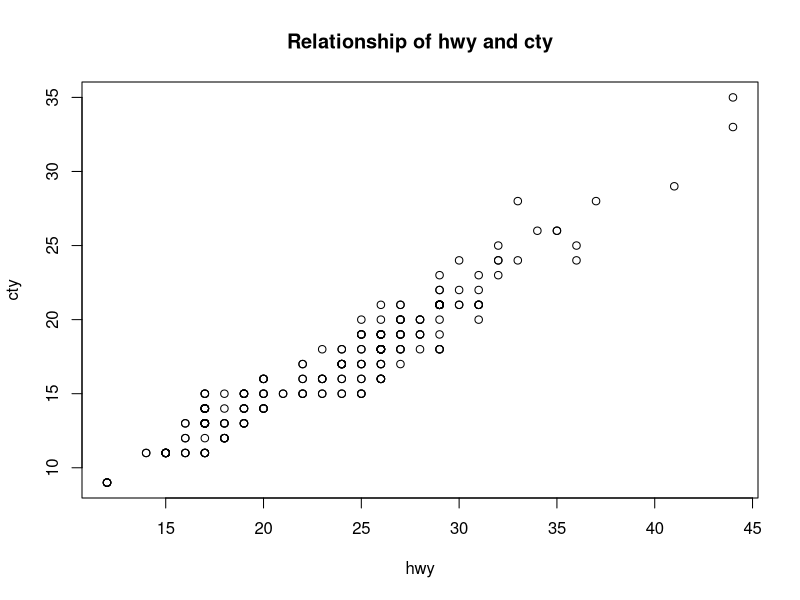
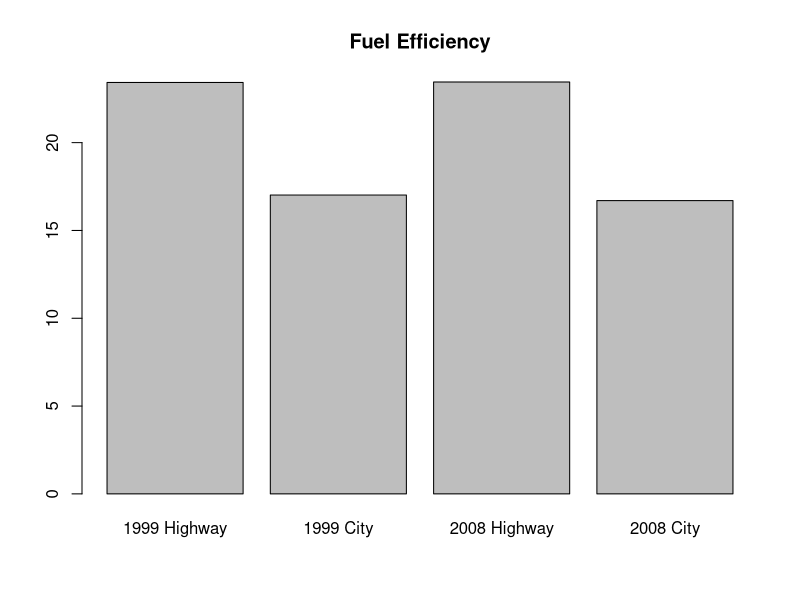
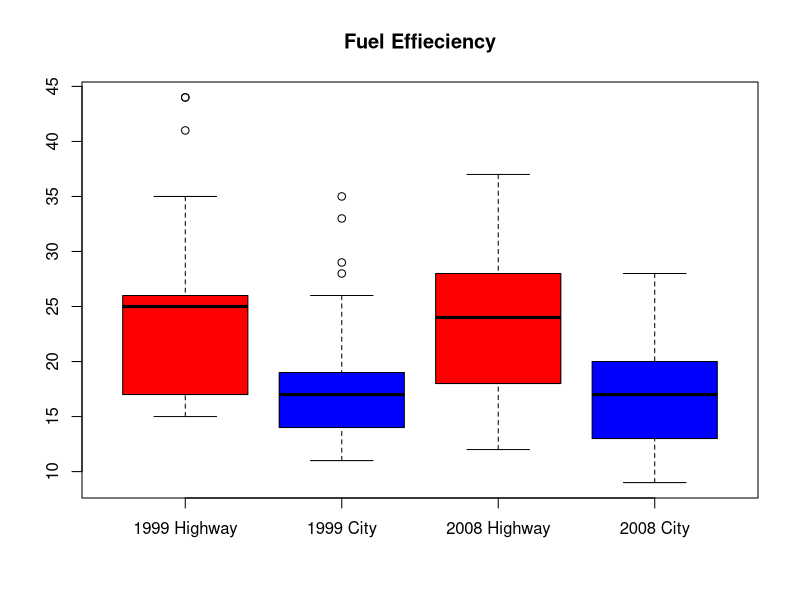

Generate these figures, in order, with R:
## ---- chunk 1
knitr::opts_chunk$set(echo = TRUE)
## ---- chunk 2
a0 <- 1
a0
## ---- chunk 3
cel <- c(-4.4, -9.4)
cel
## ---- chunk 4
vec200 <- rep(c(3,1), length.out=200)
vec200
## ---- chunk 5
numPerfect <- floor(sqrt(2001))
numPerfect
## ---- chunk 6
library(ggplot2)
str(mpg)
## ---- chunk 7

highway <- mpg$hwy
names(highway) <- mpg$model
top <- sort(highway, decreasing=T)[1:3]
top

top3 <- subset(mpg, hwy == 44 | hwy == 41)
top3

## ---- chunk 8

table(mpg$class== 'compact')

summary(mpg[mpg$class == 'compact', ])
numCompact <- 47
numCompact

## ---- chunk 9
plot( mpg$hwy, mpg$cty, main= "Relationship of hwy and cty", xlab= "hwy", ylab= "cty")

## ---- chunk 10
cars99 <- mpg[ mpg$year == 1999, ]
cars08 <- mpg[ mpg$year == 2008, ]

summary(cars99$hwy)
summary(cars99$cty)
summary(cars08$hwy)
summary(cars99$cty)

table1 <- c(mean(cars99$hwy), mean(cars99$cty), mean(cars08$hwy), mean(cars08$cty))

names(table1) <- c( "1999 Highway", "1999 City", "2008 Highway", "2008 City")
table1


barplot(table1, main= "Fuel Efficiency")


boxplot(cars99$hwy, cars99$cty, cars08$hwy, cars08$cty, main= 'Fuel Effieciency', names= c('1999 Highway', '1999 City', '2008 Highway', '2008 City'), col = c('red', 'blue'))


